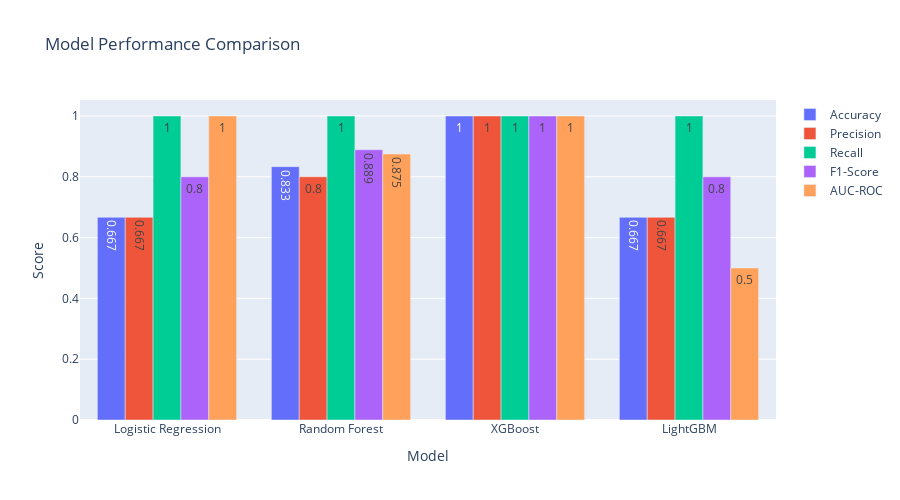

Here is the notebook cell this chart was saved with:
### Markdown cell above
## 7. Model Comparison <a id='comparison'></a>

### 7.1 Performance Metrics Table

### Code cell
# Compile all metrics
results_df = pd.DataFrame([lr_metrics, rf_metrics, xgb_metrics, lgb_metrics])
results_df = results_df.set_index('Model')

print("Model Comparison:")
display(results_df.style.highlight_max(axis=0, props='background-color: lightgreen'))

# Visualize metrics
fig = go.Figure()

for metric in ['Accuracy', 'Precision', 'Recall', 'F1-Score', 'AUC-ROC']:
    fig.add_trace(go.Bar(
        name=metric,
        x=results_df.index,
        y=results_df[metric],
        text=results_df[metric].round(3),
        textposition='auto'
    ))

fig.update_layout(
    title='Model Performance Comparison',
    xaxis_title='Model',
    yaxis_title='Score',
    barmode='group',
    height=500
)
fig.show()

### Figure 1 — Plotly figure (JSON) as saved in the notebook; plotly's stock layout.template omitted (floating-point values rounded to 4 significant figures)
{"data": [{"name": "Accuracy", "text": [0.667, 0.833, 1, 0.667], "textposition": "auto", "type": "bar", "x": ["Logistic Regression", "Random Forest", "XGBoost", "LightGBM"], "y": [0.6667, 0.8333, 1, 0.6667]}, {"name": "Precision", "text": [0.667, 0.8, 1, 0.667], "textposition": "auto", "type": "bar", "x": ["Logistic Regression", "Random Forest", "XGBoost", "LightGBM"], "y": [0.6667, 0.8, 1, 0.6667]}, {"name": "Recall", "text": [1, 1, 1, 1], "textposition": "auto", "type": "bar", "x": ["Logistic Regression", "Random Forest", "XGBoost", "LightGBM"], "y": [1, 1, 1, 1]}, {"name": "F1-Score", "text": [0.8, 0.889, 1, 0.8], "textposition": "auto", "type": "bar", "x": ["Logistic Regression", "Random Forest", "XGBoost", "LightGBM"], "y": [0.8, 0.8889, 1, 0.8]}, {"name": "AUC-ROC", "text": [1, 0.875, 1, 0.5], "textposition": "auto", "type": "bar", "x": ["Logistic Regression", "Random Forest", "XGBoost", "LightGBM"], "y": [1, 0.875, 1, 0.5]}], "layout": {"barmode": "group", "height": 500, "title": {"text": "Model Performance Comparison"}, "xaxis": {"title": {"text": "Model"}}, "yaxis": {"title": {"text": "Score"}}}}
